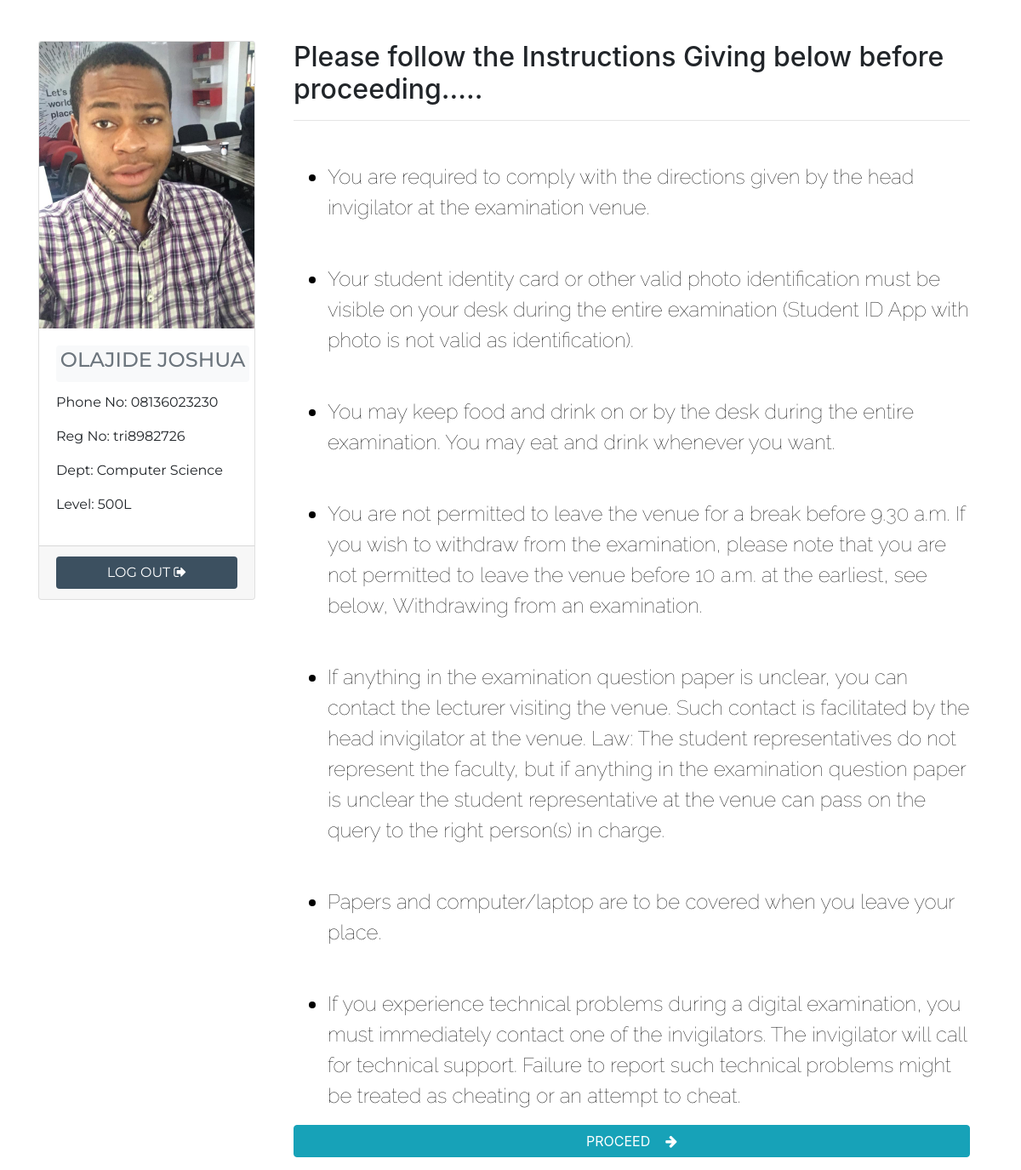
The app's page /instruction.php (signed in) with its own data.
### tables this page shows
CREATE TABLE `register` (
  `reg_id` int(11) NOT NULL,
  `first` varchar(50) NOT NULL,
  `middle` varchar(50) NOT NULL,
  `last` varchar(50) NOT NULL,
  `phone` varchar(30) NOT NULL,
  `image` varchar(250) NOT NULL,
  `reg_no` varchar(50) NOT NULL,
  `level` varchar(20) NOT NULL,
  `dept` varchar(50) NOT NULL,
  `reg_date` datetime NOT NULL DEFAULT CURRENT_TIMESTAMP ON UPDATE CURRENT_TIMESTAMP
);

CREATE TABLE `instruction` (
  `id` int(11) NOT NULL,
  `text` text NOT NULL,
  `date` datetime NOT NULL DEFAULT CURRENT_TIMESTAMP ON UPDATE CURRENT_TIMESTAMP
);

### includes/functions.php (the view, shortened to what this page needs)
<?php
    function output($value){
        echo $value."  ";
    }
    function outputTwo($val1,$val2){
        echo $val1 . "  ". $val2;
    }
    function getAllInstruction(){
        $con = mysqli_connect('localhost', "root", "", "tri-exam");
        return mysqli_query($con, "SELECT * FROM instruction ORDER BY id ASC");
    }
    function fetchData($data,$value){
        return $data = mysqli_fetch_array($value);
    }
?>

### includes/header.php (shortened to what this page needs)
<!DOCTYPE html>
<html>
<head>
	<link rel="stylesheet" type="text/css" href="assets/bootstrap/dist/css/bootstrap.min.css">
	<link rel="stylesheet" type="text/css" href="css/style.css">
	<link rel="stylesheet" type="text/css" href="assets/font-awesome-4.7.0/css/font-awesome.min.css">
</head>

### instruction.php (shortened to what this page needs)
<?php require ('includes/functions.php'); ?>
<?php include ('includes/header.php'); ?>
<body class="index_body">
	<div class="container">
		<div class="row">
			<div class="col-lg-3 col-md-6 col-sm-12">
				<div class="card mt-5" >
				<?php
					$userid = $_SESSION['id'];
					$selectuserquery = mysqli_query($con, "SELECT * FROM register WHERE reg_id=$userid");
					$fetch = mysqli_fetch_array($selectuserquery);
					$first = $fetch['first'];
					$middle = $fetch['middle'];
					$last = $fetch['last'];
					$phone = $fetch['phone'];
					$regno = $fetch['reg_no'];
					$dept = $fetch['dept'];
					$level = $fetch['level'];
					$image = $fetch['image'];
					?>
					<img src="<?php output($image); ?>" class="card-img-top" alt="<?php output( $first.$middle.$last ); ?>">
					<div class="card-body">
						<div class="card-title text-center text-muted badge badge-light" ><h4><?php outputTwo($first,$last); ?></h4></div>
							<p>Phone No: <?php output($phone); ?> </p>
							<p>Reg No: <?php output($regno); ?></p>
							<p>Dept: <?php output($dept); ?></p>
							<p>Level: <?php output($level); ?></p>
					</div>
					<div class="card-footer">
						<button type="button" class="btn btn-grey" id="logout"> LOG OUT   <i class="fa fa-sign-out"></i></button>
					</div>
				</div>
			</div>
			<div class="col-lg-9 col-sm-12 take-in">
				<div class="custom mt-5 hide">
					<h2 class="" id="list-subject">Please follow the Instructions Giving below before proceeding.....</h2>
					<hr>
					<?php
					$getinstruction = getAllInstruction();
					while(fetchData($data,$getinstruction)):
					?>
					<ul class="mt-5 ">
						<li><?php output($data['text']); ?></li>
					</ul>
					<?php endwhile; ?>
					<a href="subjects.php?sid=<?php output($userid) ?>"><button class="btn btn-info" style="width: 100%;">PROCEED &nbsp;&nbsp;&nbsp;<i class="fa fa-arrow-right"></i></button></a>
				</div>
			</div>
		</div>
	</div>
<?php include ('includes/footer.php'); ?>

### includes/footer.php (shortened to what this page needs)
</body>
</html>

### css/style.css (style rules this page uses)
* { box-sizing: border-box; }
body.index_body { font: 15px; background-color: #fff; }
.custom { margin: 15px; }
.card { font-family: 'Montserrat', sans-serif !important; }
.btn-grey { background-color: #3C5060; color: white; width: 100%; }
.mt-5 > li { font-size: 1.5em; font-family: 'Raleway', sans-serif; font-weight: lighter; color: #000; margin-bottom: .5em; }
.card-title { text-transform: uppercase; color: inherit; }

### records on screen
register: image (picture), first "OLAJIDE", last "JOSHUA", phone "08136023230 tri8982726 Computer Science 500L"
instruction: text "You are required to comply with the directions given by the head invigilator at the examination venue."
instruction: text "Your student identity card or other valid photo identification must be visible on your desk during the entire examination (Student ID App with photo is not valid as identification)."
instruction: text "You may keep food and drink on or by the desk during the entire examination. You may eat and drink whenever you want."
instruction: text "You are not permitted to leave the venue for a break before 9.30 a.m. If you wish to withdraw from the examination, please note that you are not permitted to leave the venue before 10 a.m. at the earliest, see below, Withdrawing from an examination."
instruction: text "If anything in the examination question paper is unclear, you can contact the lecturer visiting the venue. Such contact is facilitated by the head invigilator at the venue. Law: The student representatives do not represent the faculty, but if anything in the examination question paper is unclear the student representative at the venue can pass on the query to the right person(s) in charge."
instruction: text "Papers and computer/laptop are to be covered when you leave your place."
instruction: text "If you experience technical problems during a digital examination, you must immediately contact one of the invigilators. The invigilator will call for technical support. Failure to report such technical problems might be treated as cheating or an attempt to cheat."
